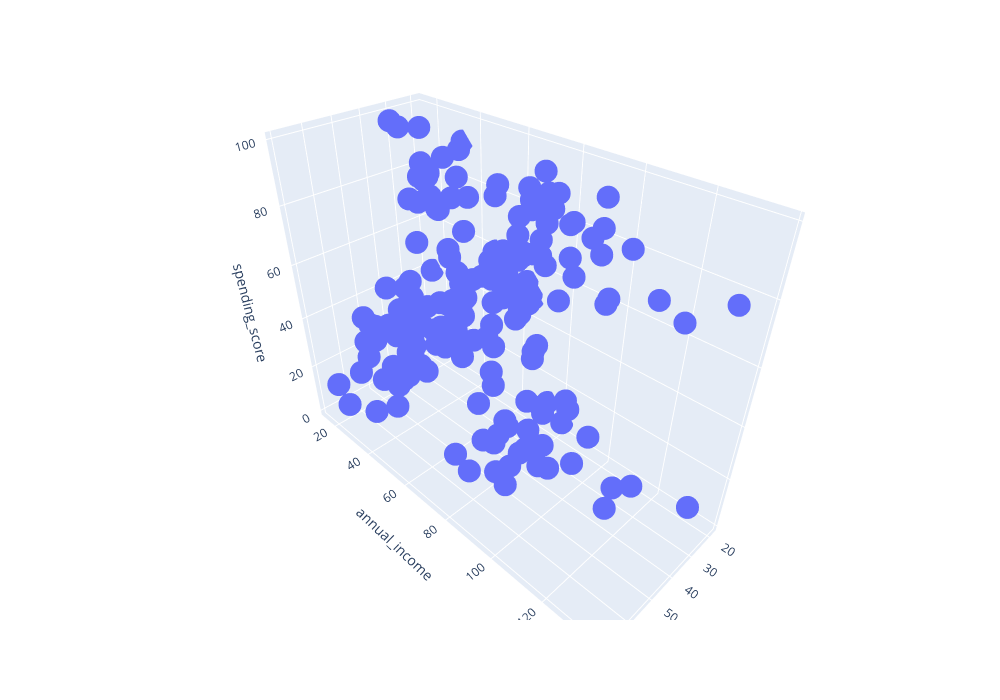

The code cell stored with this chart in its notebook:
### Code cell
import plotly
import plotly.express as px

# передаём датафрейм и поля, которые нужно использовать для осей абсцисс, ординат и аппликат
fig = px.scatter_3d(
    data_frame=df, 
    x = 'age', 
    y = 'annual_income', 
    z = 'spending_score', 
    width=1000,
    height=700
)

#отображаем график
fig.show()

### Figure 1 — Plotly figure (JSON) as saved in the notebook; plotly's stock layout.template omitted (floating-point values rounded to 4 significant figures; data arrays with more than 128 entries replaced by an {"elided": "..."} marker saying what was removed)
{"data": [{"hovertemplate": "age=%{x}<br>annual_income=%{y}<br>spending_score=%{z}<extra></extra>", "legendgroup": "", "marker": {"color": "#636efa", "symbol": "circle"}, "mode": "markers", "name": "", "scene": "scene", "showlegend": false, "type": "scatter3d", "x": {"elided": "200 int values"}, "y": {"elided": "200 int values"}, "z": {"elided": "200 int values"}}], "layout": {"height": 700, "legend": {"tracegroupgap": 0}, "margin": {"t": 60}, "scene": {"domain": {"x": [0, 1], "y": [0, 1]}, "xaxis": {"title": {"text": "age"}}, "yaxis": {"title": {"text": "annual_income"}}, "zaxis": {"title": {"text": "spending_score"}}}, "width": 1000}}
